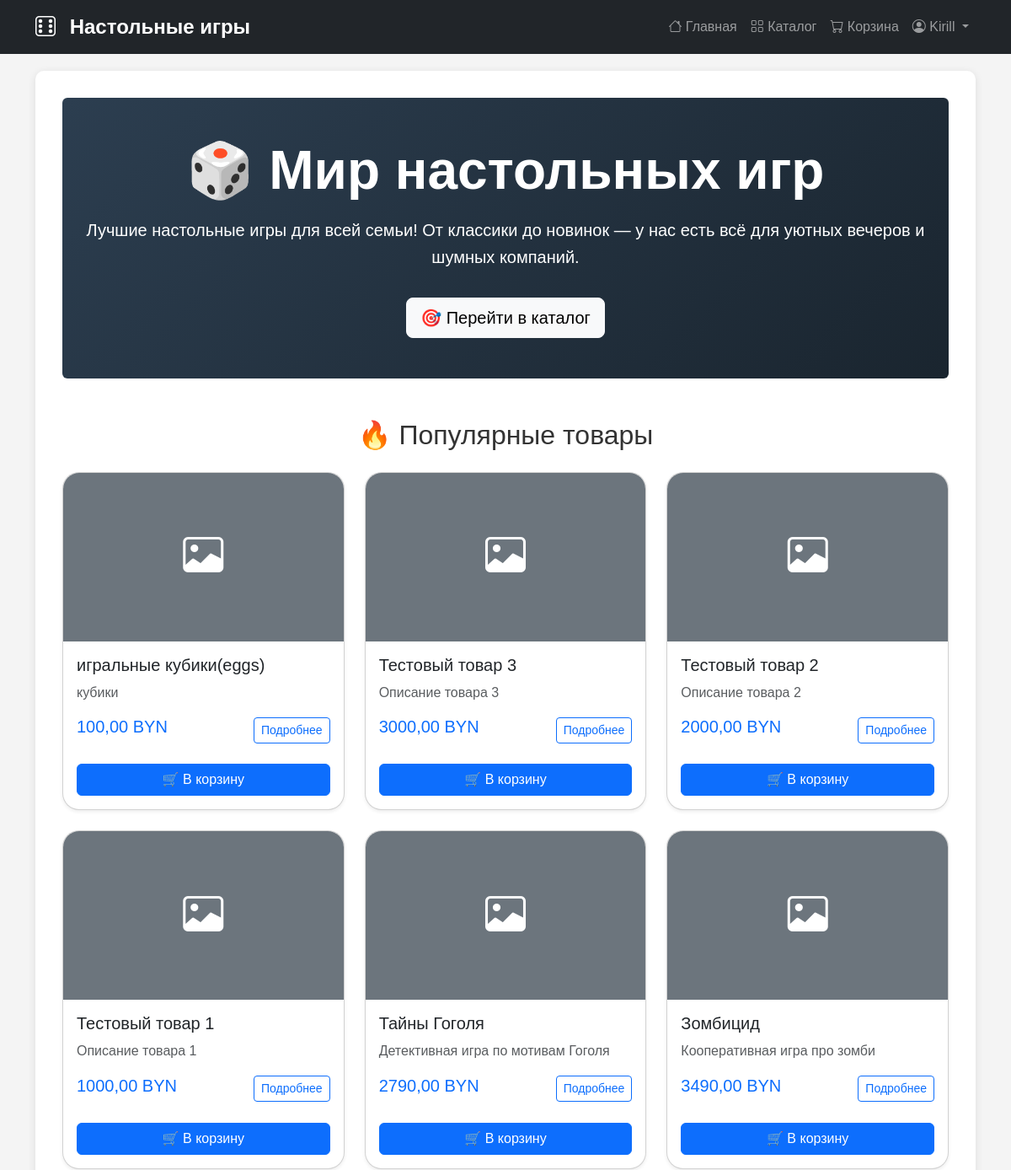
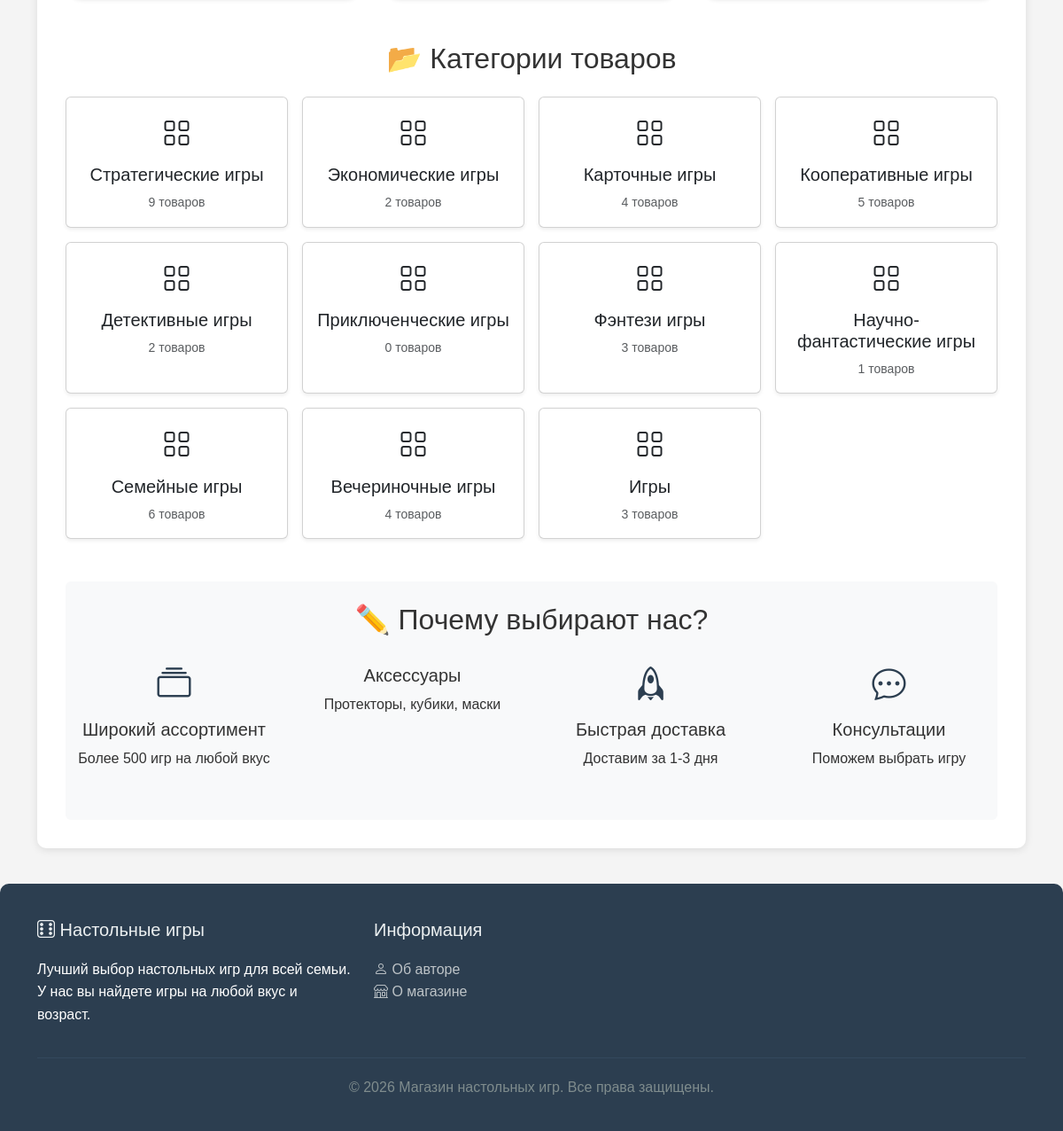
Screenshot of / (signed in) with the database file from the repository (2 pictures, top to bottom).
### shop/models.py (models this page shows, shortened)
class Product(models.Model):
    name = models.CharField(max_length = 200)
    description = models.TextField()
    product_photo = models.ImageField(
        upload_to='products/',
        blank = True,
        null=True,
    )
    price = models.DecimalField(
        max_digits=10,
        decimal_places=2,
        validators=[
            MinValueValidator(0)
        ]
    )
    count = models.IntegerField(
        validators=[
            MinValueValidator(0)
        ]
    )
    category = models.ForeignKey(
        Category,
        on_delete=models.CASCADE,
        related_name='products',
        verbose_name="Категория",
        help_text="выберите категорию товара"
    )
    manufacturer = models.ForeignKey(
        Manufacturer,
        on_delete=models.CASCADE,
        related_name='products',
        verbose_name="Производитель",
        help_text="Выберите производителя товара",
        null=True,
        blank=True
    )

class Category(models.Model):
    name = models.CharField(max_length = 100)
    description = models.TextField(
        blank = True,
        null = True
    )

### shop/views.py (the view)
# urls.py: path('', views.index, name='index'),
def index(request):
    popular_products = Product.objects.all().order_by('-id')[:6]
    categories = Category.objects.all()
    context = {
        'popular_products':popular_products,
        'categories':categories,
    }
    return render(request, 'shop/index.html',context)

### shop/templates/shop/index.html (shortened to what this page needs)
{% extends 'shop/base.html' %}
{% block content %}
    <div class="hero-section bg-primary text-white text-center py-5 mb-5 rounded">
        <div class="container">
            <h1 class="display-3 fw-bold">🎲 Мир настольных игр</h1>
            <p class="lead mt-3">Лучшие настольные игры для всей семьи! От классики до новинок — у нас есть всё для уютных вечеров и шумных компаний.</p>
            <a href="{% url 'product_list' %}" class="btn btn-light btn-lg mt-3">
                🎯 Перейти в каталог
            </a>
        </div>
    </div>
    <div class="popular-products mb-5">
        <h2 class="text-center mb-4">🔥 Популярные товары</h2>
        {% if popular_products %}
            <div class="row row-cols-1 row-cols-md-2 row-cols-lg-3 g-4">
                {% for product in popular_products %}
                    <div class="col">
                        <div class="card h-100 shadow-sm product-card">
                            {% if product.image %}
                                <img src="{{ product.image.url }}" class="card-img-top" alt="{{ product.name }}">
                            {% else %}
                                <div class="card-img-top bg-secondary text-white d-flex align-items-center justify-content-center" style="height: 200px;">
                                    <i class="bi bi-image" style="font-size: 48px;"></i>
                                </div>
                            {% endif %}
                            <div class="card-body">
                                <h5 class="card-title">{{ product.name }}</h5>
                                <p class="card-text text-muted">{{ product.description|truncatewords:15 }}</p>
                                <div class="d-flex justify-content-between align-items-center">
                                    <span class="h5 text-primary">{{ product.price }} BYN</span>
                                    <a href="{% url 'product_detail' product.id %}" class="btn btn-outline-primary btn-sm">
                                        Подробнее
                                    </a>
                                </div>
                            </div>
                            <div class="card-footer bg-transparent border-0 pb-3">
                                <a href="{% url 'add' product.id %}" class="btn btn-primary w-100">
                                    🛒 В корзину
                                </a>
                            </div>
                        </div>
                    </div>
                {% endfor %}
            </div>
        {% else %}
            <div class="text-center py-4">
                <p class="text-muted">Товары пока не добавлены.</p>
            </div>
        {% endif %}
    </div>
    <div class="categories-section mb-5">
        <h2 class="text-center mb-4">📂 Категории товаров</h2>
        {% if categories %}
            <div class="row row-cols-2 row-cols-md-3 row-cols-lg-4 g-3">
                {% for category in categories %}
                    <div class="col">
                        <a href="{% url 'product_list' %}?category={{ category.id }}" class="text-decoration-none">
                            <div class="card text-center category-card h-100 shadow-sm">
                                <div class="card-body">
                                    <i class="bi bi-grid" style="font-size: 32px;"></i>
                                    <h5 class="card-title mt-2">{{ category.name }}</h5>
                                    <p class="card-text small text-muted">{{ category.products.count }} товаров</p>
                                </div>
                            </div>
                        </a>
                    </div>
                {% endfor %}
            </div>
        {% else %}
            <div class="text-center py-4">
                <p class="text-muted">Категории еще не добавлены.</p>
            </div>
        {% endif %}
    </div>
    <div class="features-section bg-light py-4 rounded">
        <h2 class="text-center mb-4">✏️ Почему выбирают нас?</h2>
        <div class="row text-center">
            <div class="col-md-3 mb-3">
                <i class="bi bi-collection" style="font-size: 38px;"></i>
                <h5 class="mt-2">Широкий ассортимент</h5>
                <p>Более 500 игр на любой вкус</p>
            </div>
            <div class="col-md-3 mb-3">
                <h5 class="mt-2">Аксессуары</h5>
                <p>Протекторы, кубики, маски</p>
            </div>
            <div class="col-md-3 mb-3">
                <i class="bi bi-rocket" style="font-size: 38px;"></i>
                <h5 class="mt-2">Быстрая доставка</h5>
                <p>Доставим за 1-3 дня</p>
            </div>
            <div class="col-md-3 mb-3">
                <i class="bi bi-chat-dots" style="font-size: 38px;"></i>
                <h5 class="mt-2">Консультации</h5>
                <p>Поможем выбрать игру</p>
            </div>
        </div>
    </div>
{% endblock %}

### shop/templates/shop/base.html (shortened to what this page needs)
<!DOCTYPE html>
<html lang="ru">
<head>
    <link href="https://cdn.jsdelivr.net/npm/bootstrap@5.3.0/dist/css/bootstrap.min.css" rel="stylesheet">
    <link rel="stylesheet" href="https://cdn.jsdelivr.net/npm/bootstrap-icons@1.11.0/font/bootstrap-icons.css">
</head>
<body>
    <nav class="navbar navbar-expand-lg navbar-dark bg-dark">
        <div class="container">
            <a class="navbar-brand" href="/">
                <i class="bi bi-dice-6"></i>
                Настольные игры
            </a>
            <div class="collapse navbar-collapse" id="navbarNav">
                <ul class="navbar-nav ms-auto">
                    <li class="nav-item">
                        <a class="nav-link" href="{% url 'index' %}">
                            <i class="bi bi-house"></i> Главная
                        </a>
                    </li>
                    <li class="nav-item">
                        <a class="nav-link" href="{% url 'product_list' %}">
                            <i class="bi bi-grid"></i> Каталог
                        </a>
                    </li>
                    <li class="nav-item">
                        <a class="nav-link position-relative" href="{% url 'basket' %}">
                            <i class="bi bi-cart"></i> Корзина
                        </a>
                    </li>
                    {% if user.is_authenticated %}
                        <li class="nav-item dropdown">
                            <a class="nav-link dropdown-toggle" href="#" id="userDropdown" role="button" data-bs-toggle="dropdown">
                                <i class="bi bi-person-circle"></i> {{ user.username }}
                            </a>
                        </li>
                    {% endif %}
                </ul>
            </div>
        </div>
    </nav>
    <div class="container">
        <div class="main-content">
            {% block content %}
            {% endblock %}
        </div>
    </div>
    <footer class="footer">
        <div class="container">
            <div class="row">
                <div class="col-md-4">
                    <h5><i class="bi bi-dice-6"></i> Настольные игры</h5>
                    <p>Лучший выбор настольных игр для всей семьи. У нас вы найдете игры на любой вкус и возраст.</p>
                </div>
                <div class="col-md-3">
                    <h5>Информация</h5>
                    <ul class="list-unstyled">
                        <li><a href="{% url 'about' %}"><i class="bi bi-person"></i> Об авторе</a></li>
                        <li><a href="{% url 'shop_info' %}"><i class="bi bi-shop"></i> О магазине</a></li>
                    </ul>
                </div>
                <div class="col-md-3">
                </div>
                <div class="col-md-2">
                </div>
            </div>
            <div class="footer-bottom">
                <p>&copy; 2026 Магазин настольных игр. Все права защищены.</p>
            </div>
        </div>
    </footer>
</body>
</html>

### shop/templates/shop/base.html (style rules this page uses)
body { font-family: 'Arial', sans-serif; line-height: 1.6; color: #333; background-color: #f4f4f4; }
.navbar-brand { font-size: 1.5rem; font-weight: bold; }
.navbar-brand i { margin-right: 10px; }
.main-content { min-height: 500px; background-color: white; padding: 2rem; border-radius: 10px; box-shadow: 0 2px 10px rgba(0,0,0,0.1); margin: 20px 0; }
.footer { background-color: #2c3e50; color: white; padding: 40px 0 20px; margin-top: 40px; border-radius: 10px 10px 0 0; }
.footer h5 { color: #ecf0f1; margin-bottom: 20px; }
.footer a { color: #bdc3c7; text-decoration: none; }
.footer-bottom { text-align: center; padding-top: 20px; margin-top: 20px; border-top: 1px solid #34495e; color: #7f8c8d; }
.product-card { background: white; border-radius: 20px; box-shadow: 0 10px 30px rgba(0, 0, 0, 0.2); overflow: hidden; transition: transform 0.3s ease, box-shadow 0.3s ease; display: flex; flex-direction: column; }

### shop/templates/shop/index.html (style rules this page uses)
.hero-section { background: linear-gradient(135deg, #2c3e50 0%, #1a252f 100%); }
.product-card { transition: transform 0.3s ease, box-shadow 0.3s ease; }
.category-card { transition: transform 0.2s ease; cursor: pointer; }
.features-section i { color: #2c3e50; }

### rows the page displays
Product: name "игральные кубики(eggs)", description "кубики", price "100,00"
Product: name "Тестовый товар 3", description "Описание товара 3", price "3000,00"
Product: name "Тестовый товар 2", description "Описание товара 2", price "2000,00"
Product: name "Тестовый товар 1", description "Описание товара 1", price "1000,00"
Product: name "Тайны Гоголя", description "Детективная игра по мотивам Гоголя", price "2790,00"
Product: name "Зомбицид", description "Кооперативная игра про зомби", price "3490,00"
Category: name "Стратегические игры", products.count "9"
Category: name "Экономические игры", products.count "2"
Category: name "Карточные игры", products.count "4"
Category: name "Кооперативные игры", products.count "5"
Category: name "Детективные игры", products.count "2"
Category: name "Приключенческие игры", products.count "0"
Category: name "Фэнтези игры", products.count "3"
Category: name "Научно-фантастические игры", products.count "1"
Category: name "Семейные игры", products.count "6"
Category: name "Вечериночные игры", products.count "4"
Category: name "Игры", products.count "3"

### other values shown
{{ user.username }} "Kirill"
